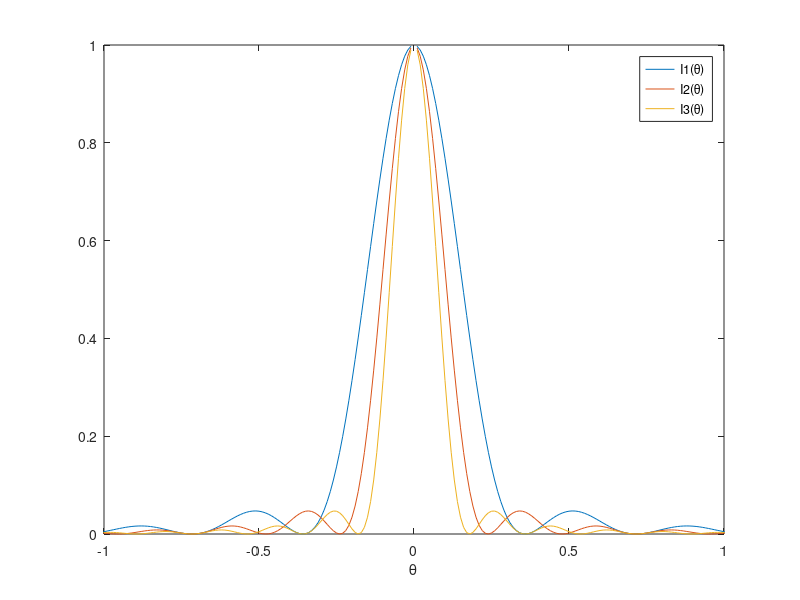

Write MATLAB code to recreate this figure.
% D2FASLITS
% Diffraction on a slit of width d at wavelength ????.
% X is distance: Slit-Screen,
% Y is coordinate on Screen.
% For small angles, Y/X is proportional to the diffraction angle ?.
% All length in mm.
% MCAD notice the singularity at 0. for the graph we get around it using
% the range Y = -100.1, -99.1 to 100.1
% Three slits with different width d1, d2, and d3

function D2FASLITS;
d1 = 0.08;
d2 = 0.12;
d3 = 0.16;
X = 4000; %nu
Lamda = 0.0005;
Theta = (-2:0.01:2);
I1 = (sin(pi*(d1/Lamda)*sin((2*pi/360)*Theta))./(pi*(d1/Lamda)*(2*pi/360)*Theta) ).^2;
I2 = (sin(pi*(d2/Lamda)*sin((2*pi/360)*Theta))./(pi*(d2/Lamda)*(2*pi/360)*Theta) ).^2;
I3 = (sin(pi*(d3/Lamda)*sin((2*pi/360)*Theta))./(pi*(d3/Lamda)*(2*pi/360)*Theta) ).^2;

figure(1);
plot(Theta,I1,Theta,I2,Theta,I3);
axis([-1 1 0 1]);                  % PLOTS LIMITS                    
xlabel('\theta');
legend('I1(\theta)','I2(\theta)','I3(\theta)');
